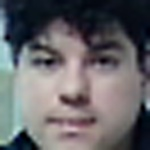
#> input picture recFacial/Data/Copito/rotro_10.jpg, 150 x 150 px, given in place of video, which was not available
$ python capturandoRostros.py
#> lines starting #> are read from the running program, lines starting #| are printed output that depends on the picture; pictures that were not available may be replaced by others from this repository, and a replacement may not be noted
import cv2
import os
import imutils

personName = 'Teba'
dataPath = './Data' #Cambia a la ruta donde hayas almacenado Data
personPath = dataPath + '/' + personName

if not os.path.exists(personPath):
	print('Carpeta creada: ',personPath)
	os.makedirs(personPath)

#cap = cv2.VideoCapture(0,cv2.CAP_DSHOW)
#cap = cv2.VideoCapture('Nacho.mp4')
cap = cv2.VideoCapture('http://192.168.1.82:4747/video')

faceClassif = cv2.CascadeClassifier(cv2.data.haarcascades+'haarcascade_frontalface_default.xml')
count = 299

while True:

	ret, frame = cap.read()
#> frame is the input picture: shape (150, 150, 3); mean B, G, R 103.8, 100.7, 102.3
	if ret == False: break
	frame =  imutils.resize(frame, width=640)
#> frame: shape (640, 640, 3)
	gray = cv2.cvtColor(frame, cv2.COLOR_BGR2GRAY)
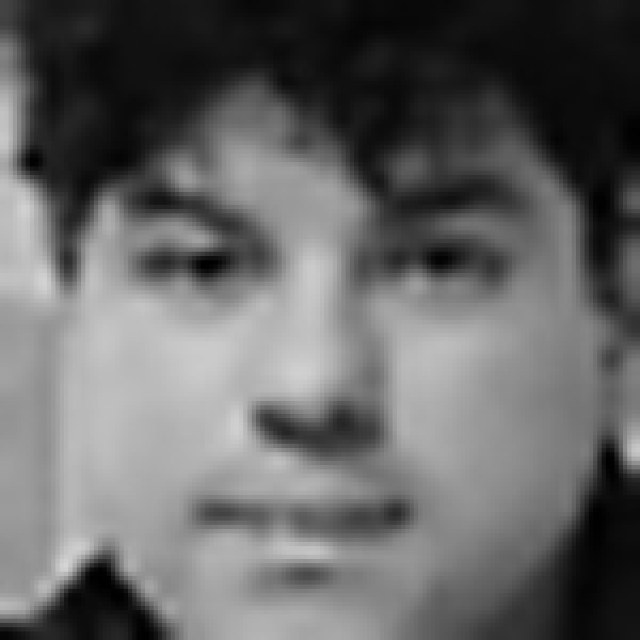
#> gray: shape (640, 640); min 0, max 213, mean 101.5
	auxFrame = frame.copy()

	faces = faceClassif.detectMultiScale(gray,1.3,5)
#> faces = [[35, 52, 559, 559]]

	for (x,y,w,h) in faces:
		cv2.rectangle(frame, (x,y),(x+w,y+h),(0,255,0),2)
		rostro = auxFrame[y:y+h,x:x+w]
		rostro = cv2.resize(rostro,(150,150),interpolation=cv2.INTER_CUBIC)
		cv2.imwrite(personPath + '/rotro_{}.jpg'.format(count),rostro)
		count = count + 1
#> this loop made 1 pass
#> (x, y, w, h, count) on pass 1: (35, 52, 559, 559, 300)
#> pass 1, `rostro = auxFrame[y:y+h,x:x+w]`:
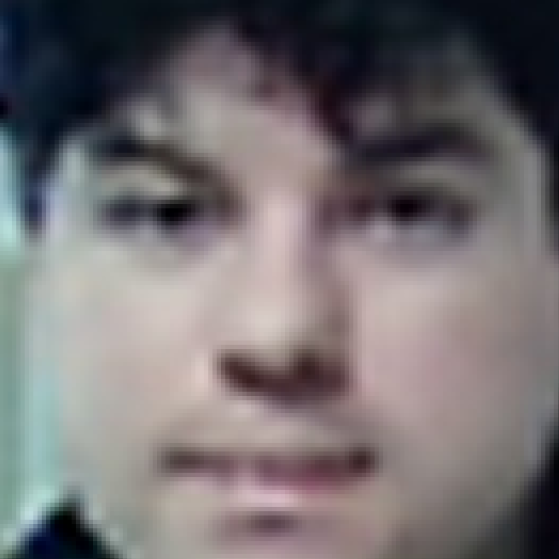
#> rostro: shape (559, 559, 3); mean B, G, R 113, 110.8, 115.9
#> after the loop:
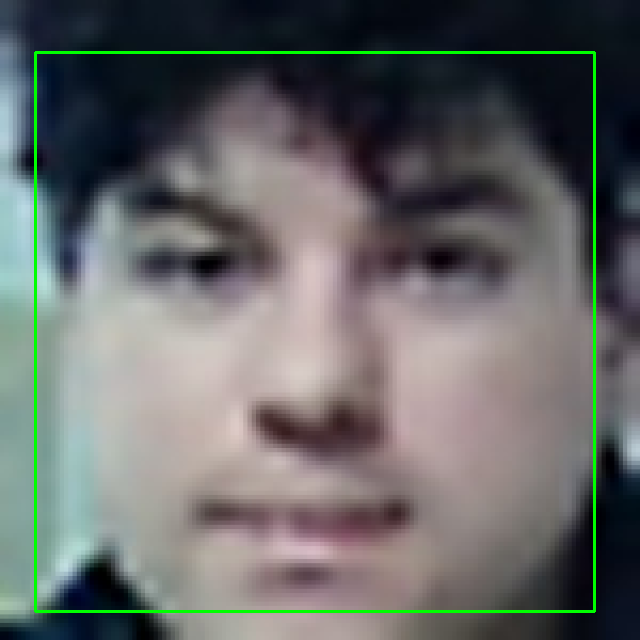
#> frame: shape (640, 640, 3); mean B, G, R 102.5, 103.7, 101.2
#> after the loop, count = 300
	cv2.imshow('frame',frame)
	k =  cv2.waitKey(1)
#> (key Esc is pressed here)
	if k == 30 or count >= 500:
		break

cap.release()
cv2.destroyAllWindows()

$ run again, on recFacial/Data/Copito/rotro_108.jpg
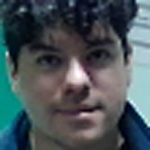
#> input picture recFacial/Data/Copito/rotro_108.jpg, 150 x 150 px, given in place of video, which was not available
#> frame is the input picture: shape (150, 150, 3); mean B, G, R 89.2, 84.5, 73
#> faces = [[30, 33, 559, 559]]
#> the loop `for (x,y,w,h) in faces:` made 1 pass
#> (x, y, w, h, count) on pass 1: (30, 33, 559, 559, 300)
#> pass 1, `rostro = auxFrame[y:y+h,x:x+w]`:
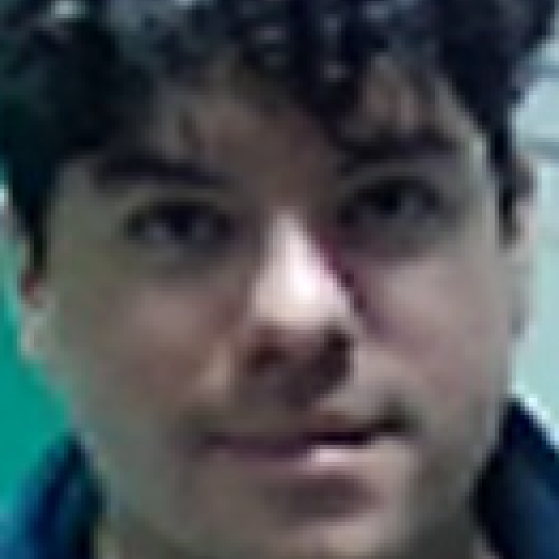
#> rostro: shape (559, 559, 3); mean B, G, R 81.9, 78.5, 74.2
#> after the loop `for (x,y,w,h) in faces:`:
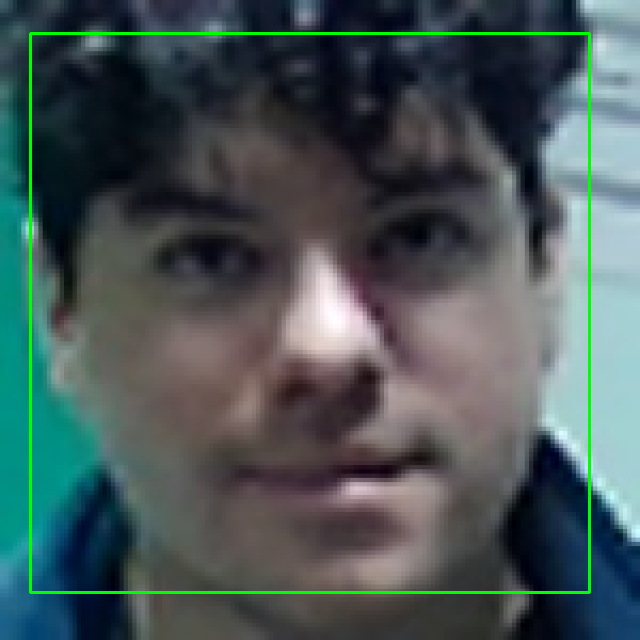
#> frame: shape (640, 640, 3); mean B, G, R 87.5, 87.1, 71.9
#> after the loop `for (x,y,w,h) in faces:`: count = 300

$ run again, on recFacial/Data/Copito/rotro_110.jpg
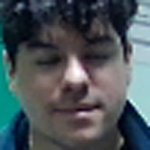
#> input picture recFacial/Data/Copito/rotro_110.jpg, 150 x 150 px, given in place of video, which was not available
#> frame is the input picture: shape (150, 150, 3); mean B, G, R 89.3, 84.9, 75.5
#> faces = [[35, 31, 559, 559]]
#> the loop `for (x,y,w,h) in faces:` made 1 pass
#> (x, y, w, h, count) on pass 1: (35, 31, 559, 559, 300)
#> pass 1, `rostro = auxFrame[y:y+h,x:x+w]`:
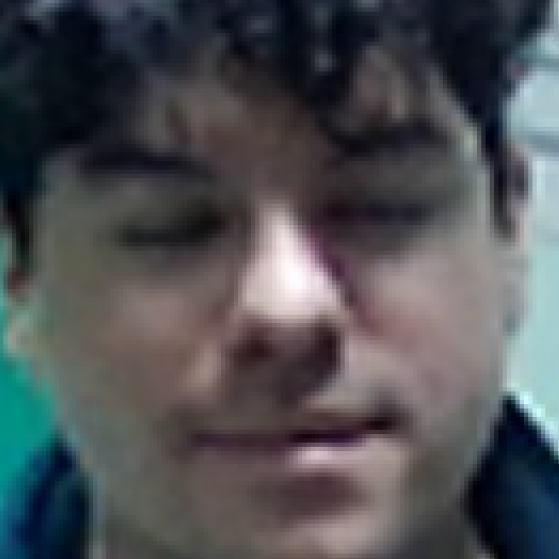
#> rostro: shape (559, 559, 3); mean B, G, R 83.4, 80.1, 78.3
#> after the loop `for (x,y,w,h) in faces:`:
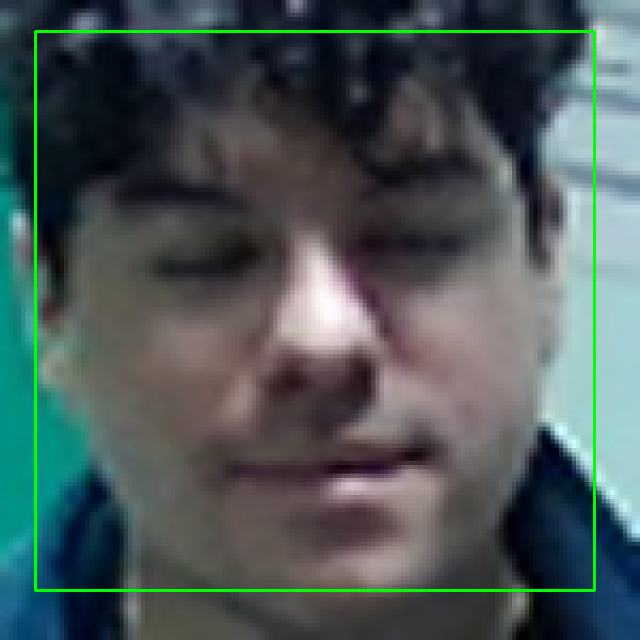
#> frame: shape (640, 640, 3); mean B, G, R 87.7, 87.5, 74.4
#> after the loop `for (x,y,w,h) in faces:`: count = 300
